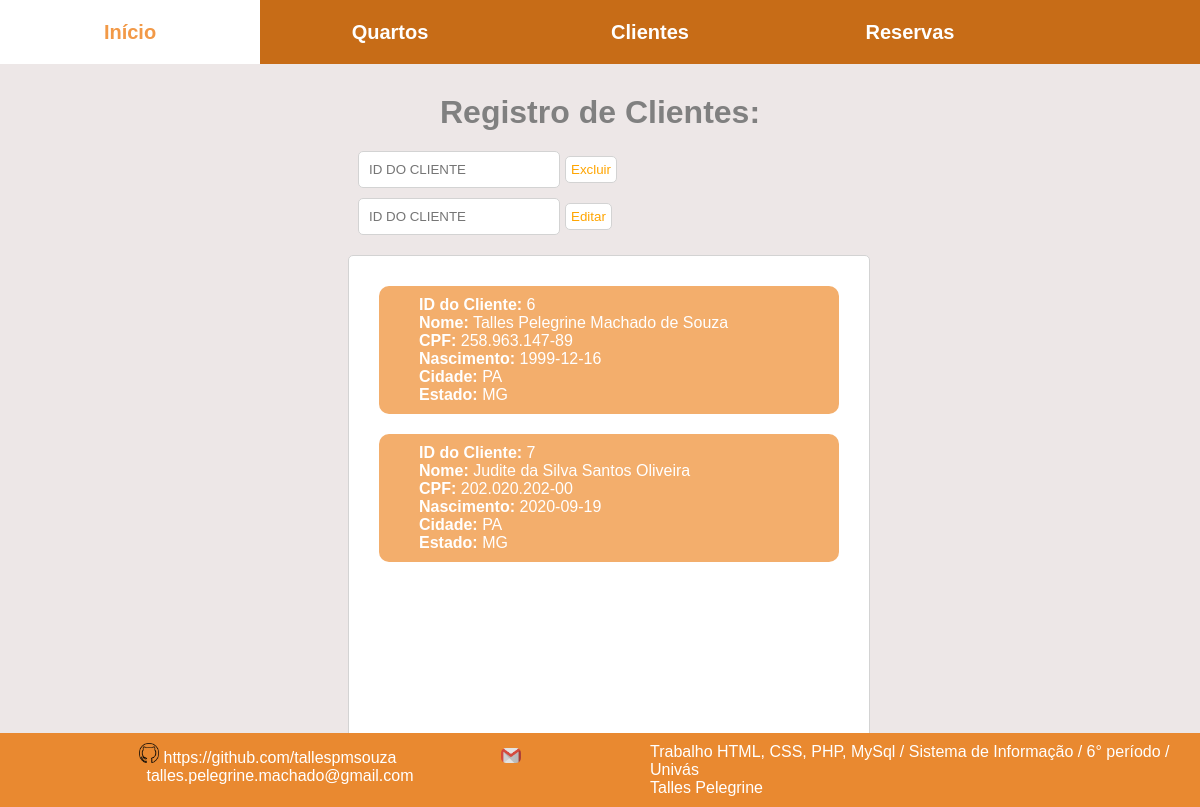
/pages/clientes/exibeClientes.php, run on the app's committed database.
### tables this page shows
CREATE TABLE `clientes` (
  `idClient` int(11) NOT NULL,
  `name` varchar(50) NOT NULL,
  `document` varchar(15) NOT NULL,
  `birth` date NOT NULL,
  `city` varchar(10) NOT NULL,
  `state` varchar(10) NOT NULL
);

### pages/clientes/exibeClientes.php (the view, shortened to what this page needs)
<?php
    require("../../connection.php");
    $sql = "select * from clientes";
    $consult = mysqli_query($connection,$sql);
?>
<!DOCTYPE html>
<html lang='pt-br'>
    <head>
        <link rel="stylesheet" href="../../css/index.css">
    </head>
    <body>
        <header>
            <nav id="menu">
                <ul>
                    <a href="../../index.php"><li>Início</li></a>
                </ul>
                <ul>
                    <a href="../quartos/bedrooms.php"><li>Quartos</li></a>
                </ul>
                <ul>
                    <a href="clients.php"><li>Clientes</li></a>
                </ul>
                <ul>
                    <a href="../reservas/reservations.php"><li>Reservas</li></a>
                </ul>
            </nav>
        </header>
        <h1 style="margin: 20px 10px 10px 10px; text-align: center; color: gray;">Registro de Clientes: </h1>
        <?php
            echo "
            <div style='width: 50%; margin-left: 29%; padding: 10px; text-align: left;'>
                <form method='post' action='excluirClientes.php'>
                    <input type='text' name='idDigitado' placeholder='ID DO CLIENTE' autofocus required style='width: 30%; padding: 10px; float: left; border: 1px solid lightgray; border-radius: 5px;'>
                    <input type='submit' value='Excluir' style='margin: 5px; padding: 5px; color: orange; background-color: white; border: 1px solid lightgray; border-radius: 5px;'>
                </form>
                <form method='post' action='editarClientes.php' style='margin-top: 10px;'>
                    <input type='text' name='idDigitado' placeholder='ID DO CLIENTE' autofocus required style='width: 30%; padding: 10px; float: left; border: 1px solid lightgray; border-radius: 5px;'>
                    <input type='submit' value='Editar' style='margin: 5px; padding: 5px; color: orange; background-color: white; border: 1px solid lightgray; border-radius: 5px;'>
                </form>
            </div>";
            echo "<section class='exibir'>";
                while($showRegister = mysqli_fetch_array($consult)){
                    $id = $showRegister[0];
                    $nome = $showRegister[1];
                    $cpf = $showRegister[2];
                    $nascimento = $showRegister[3];
                    $cidade = $showRegister[4];
                    $estado = $showRegister[5];
                    echo "<article style='margin: 10px; padding: 10px 10px 10px 40px; border-radius: 10px; background-color:  rgb(243, 174, 108); color: white;'>";
                        echo "<b>ID do Cliente:</b> $id<br>";
                        echo "<b>Nome:</b> $nome<br>";
                        echo "<b>CPF:</b> $cpf<br>";
                        echo "<b>Nascimento:</b> $nascimento<br>";
                        echo "<b>Cidade:</b> $cidade<br>";
                        echo "<b>Estado:</b> $estado<br>";
                    echo "</article>";
                }
            echo "</section>";
        ?>
        <footer id="footer">
            <div class="divFooter" style="float: left;">
                <a href="https://github.com/tallespmsouza" target="_blank">
                    <img src="../../img/github.png" class="img">
                    <spam class="spamFooter">https://github.com/tallespmsouza</spam>
                </a>
                <img src="../../img/gmail.png" class="img">
                <spam class="spamFooter">talles.pelegrine.machado@gmail.com</spam>
            </div>
            <div class="divFooter" style="float: right; text-align: left;">
                <spam class="spamFooter" style="text-align: center;">
                    Trabalho HTML, CSS, PHP, MySql / Sistema de Informação / 6° período / Univás<br>
                    Talles Pelegrine<br>
                </spam>
            </div>
        </footer>
    </body>
</html>

### css/index.css (style rules this page uses)
* { margin: 0; padding: 0; }
body { font-family: 'Arial'; background-color: rgb(237, 231, 231); }
a { text-decoration: none; list-style-type: none; }
header { width: 100%; height: 4rem; text-align: center; }
nav#menu { width: 100%; height: 100%; background-color: rgb(199, 108, 23); }
nav#menu ul { width: 20%; height: 100%; padding: 0 10px 0 10px; float: left; }
nav#menu ul li { width: 100%; height: 100%; text-align: center; font-weight: bold; font-size: 20px; color: white; display:flex; flex-direction: column; justify-content: center; }
img { width: 49%; margin: 10px; border-radius: 5px; }
h1 { padding-top: 10px; }
footer#footer { width: 100%; height: auto; margin-top: 10px; text-align: center; background-color: rgb(233, 137, 48); position: absolute; bottom: 0px; }
spam.spamFooter { color: rgb(255, 255, 255); }
.divFooter { width: 45%; margin: 10px; }
.img { width: 20px; height: auto; margin: 0 0 0 100px; padding: 0; }
.exibir { width: 40%; height: 500px; margin: 10px; margin-left: 29%; padding: 20px; display: flex; flex-direction: column; overflow: auto; border: 1px solid lightgray; border-radius: 5px; background-color: white; }

### data on the page
clientes: idClient "6", name "Talles Pelegrine Machado de Souza", document "258.963.147-89", birth "1999-12-16", city "PA", state "MG"
clientes: idClient "7", name "Judite da Silva Santos Oliveira", document "202.020.202-00", birth "2020-09-19", city "PA", state "MG"
